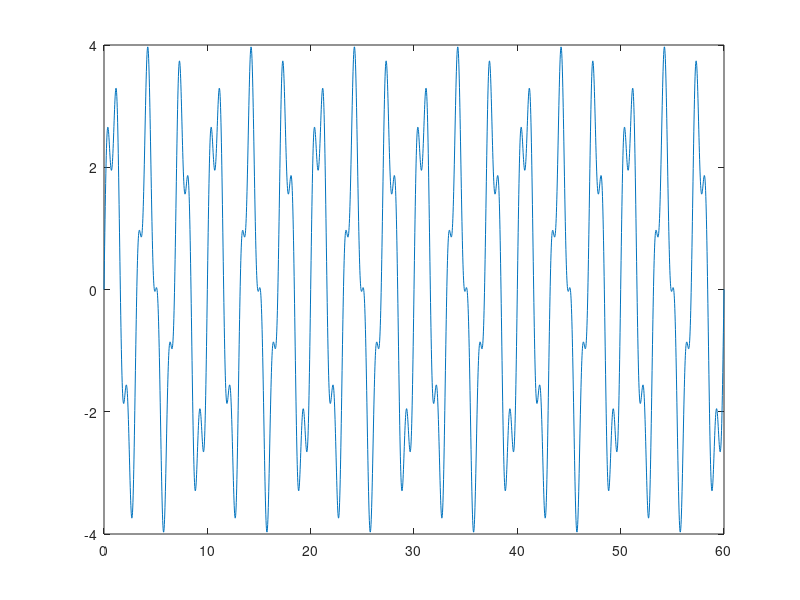
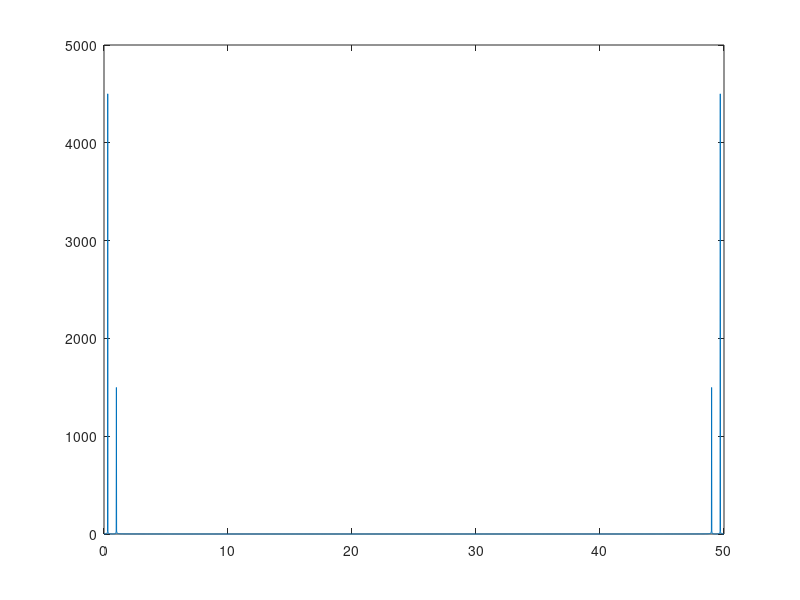
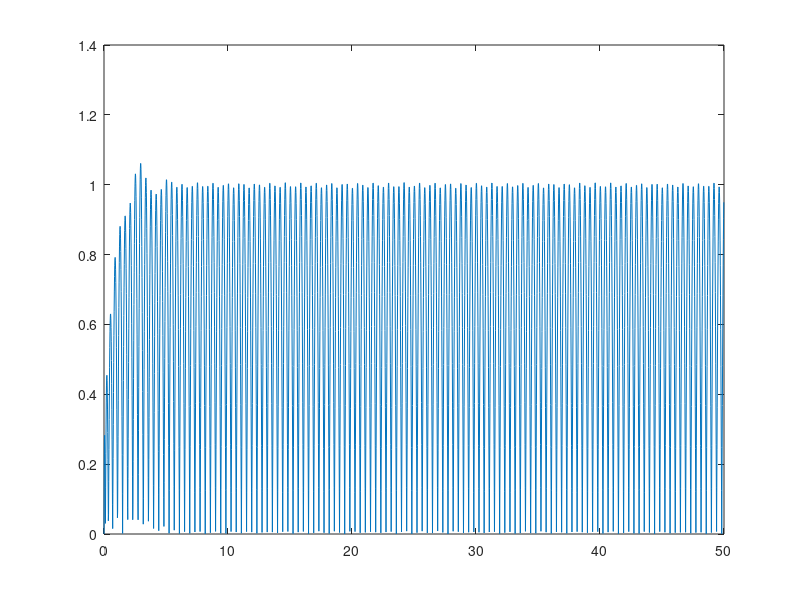
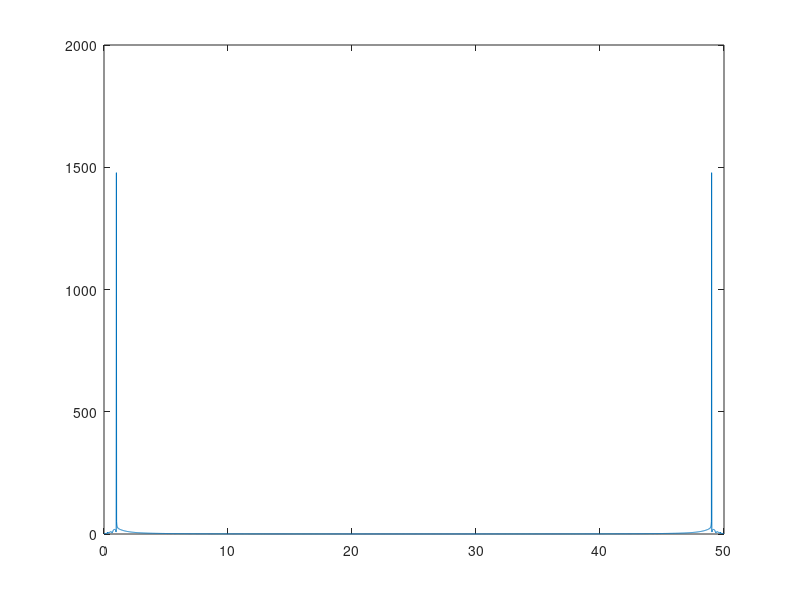

Recreate these plots in MATLAB, in order.
clear all;
close all;
clc;


T=0:0.02:60;
fs=1/0.02;
x=3*sin(2*pi*0.3*T)+sin(2*pi*1*T);
plot(T,x);
k=0:(fs/length(T)):fs-(fs/length(T));
fft_x=abs(fft(x));
figure;
plot(k,fft_x);
figure;

[b,a] = butter(10,0.026,'high');
dataOut = filter(b,a,x);
plot(k,abs(dataOut));
figure;
fft1=abs(fft(dataOut))
plot(k,(fft1));

